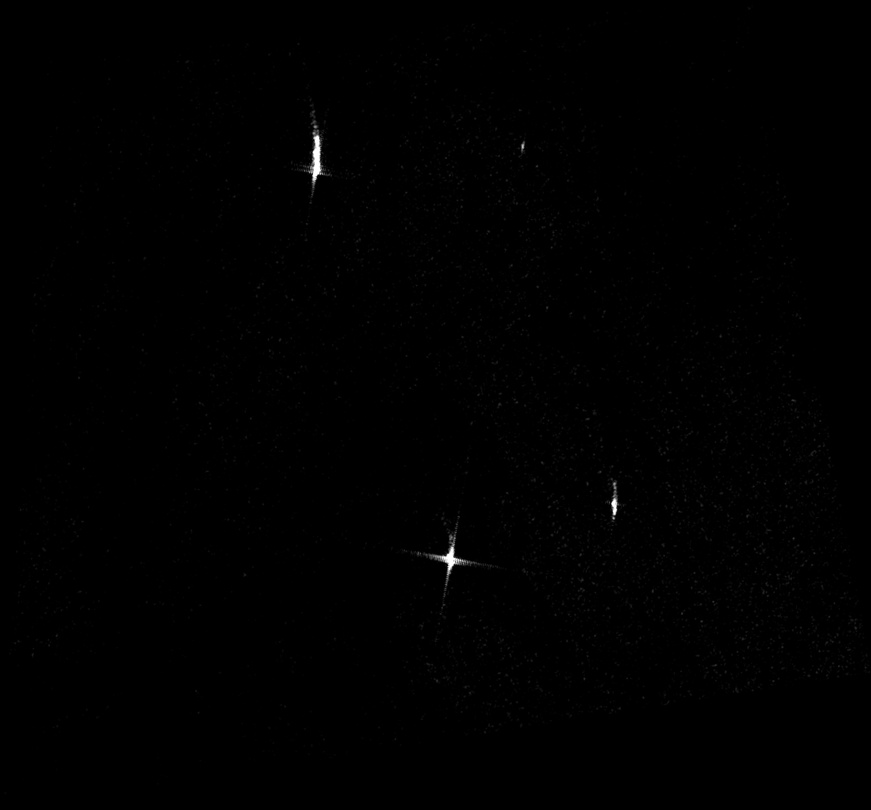
#> input picture tracking/processed_image.jpg, 871 x 810 px, shrunk from 2500 x 2323 before the run
$ jupyter execute wakedet_ver1.ipynb
#> lines starting #> are read from the running program, lines starting #| are printed output that depends on the picture
[cell 1]
import numpy as np
import matplotlib.pyplot as plt
from skimage import data, filters, feature, transform
from skimage.color import rgb2gray
from skimage.transform import radon, iradon
import cv2

[cell 2]
def apply_radon_transform(image, angles=None):
    """
    Apply Radon transform to detect lines and patterns in an image.

    Parameters:
    - image: 2D numpy array (grayscale image)
    - angles: array of angles for projection (default: 0 to 180 degrees)

    Returns:
    - sinogram: Radon transform result
    - angles: angles used for transform
    """
    if angles is None:
        angles = np.linspace(0., 180., max(image.shape), endpoint=False)

    # Apply Radon transform
    sinogram = radon(image, theta=angles, circle=True)

    return sinogram, angles

[cell 3]
def apply_hough_transform(image, threshold=50):
    """
    Apply Hough Line Transform to detect straight lines in an image.

    Parameters:
    - image: 2D numpy array (grayscale image)
    - threshold: minimum number of intersections to detect a line

    Returns:
    - lines: detected lines in (rho, theta) format
    - edges: edge-detected image used for Hough transform
    """
    # Apply edge detection (Canny)
    edges = feature.canny(image, sigma=2, low_threshold=0.1, high_threshold=0.2)

    # Apply Hough Line Transform
    tested_angles = np.linspace(-np.pi/2, np.pi/2, 360, endpoint=False)
    hough_lines = transform.hough_line(edges, theta=tested_angles)
    hough_space, angles, dists = hough_lines

    # Find peaks (lines)
    hough_peaks = transform.hough_line_peaks(hough_space, angles, dists,
                                           threshold=threshold, num_peaks=10)

    return hough_peaks, edges, hough_space

[cell 4]
def plot_results(original_image, sinogram, angles, hough_peaks, edges, hough_space):
    """
    Plot original image, Radon transform results, and Hough transform results.
    """
    fig, axes = plt.subplots(2, 3, figsize=(15, 10))

    # Original image
    axes[0, 0].imshow(original_image, cmap='gray')
    axes[0, 0].set_title('Original Image')
    axes[0, 0].axis('off')

    # Radon transform (sinogram)
    axes[0, 1].imshow(sinogram, cmap='hot', aspect='auto',
                     extent=[angles[0], angles[-1], 0, sinogram.shape[0]])
    axes[0, 1].set_title('Radon Transform (Sinogram)')
    axes[0, 1].set_xlabel('Projection Angle (degrees)')
    axes[0, 1].set_ylabel('Projection Position')

    # Reconstructed image from Radon transform
    reconstruction = iradon(sinogram, theta=angles, circle=True)
    axes[0, 2].imshow(reconstruction, cmap='gray')
    axes[0, 2].set_title('Radon Reconstruction')
    axes[0, 2].axis('off')

    # Edge detection result
    axes[1, 0].imshow(edges, cmap='gray')
    axes[1, 0].set_title('Edge Detection (Canny)')
    axes[1, 0].axis('off')

    # Hough space
    angles_deg = np.rad2deg(hough_peaks[1])
    dists = hough_peaks[2]

    axes[1, 1].imshow(hough_space, cmap='hot', origin='lower')
    axes[1, 1].set_title('Hough Transform Space')
    axes[1, 1].set_xlabel('Angles')
    axes[1, 1].set_ylabel('Distance')

    # Original image with detected lines
    axes[1, 2].imshow(original_image, cmap='gray')

    # Draw detected lines
    for angle, dist in zip(hough_peaks[1], hough_peaks[2]):
        y0 = (dist - 0 * np.cos(angle)) / np.sin(angle)
        y1 = (dist - original_image.shape[1] * np.cos(angle)) / np.sin(angle)
        axes[1, 2].plot([0, original_image.shape[1]], [y0, y1], '-r', linewidth=2)

    axes[1, 2].set_xlim([0, original_image.shape[1]])
    axes[1, 2].set_ylim([original_image.shape[0], 0])
    axes[1, 2].set_title('Detected Lines (Hough)')
    axes[1, 2].axis('off')

    plt.tight_layout()
    plt.show()

[cell 5]
def main():
    """
    Main function demonstrating Radon and Hough transforms
    """

    image = cv2.imread('processed_image.jpg', cv2.IMREAD_GRAYSCALE)
#> image is the input picture: shape (810, 871); min 0, max 255, mean 0.7


    print("Image shape:", image.shape)
#| Image shape: (810, 871)
    print("Applying transforms...")

    # Apply Radon Transform
    angles = np.linspace(0., 180., max(image.shape), endpoint=False)
#> angles = 871 values from 0 to 179.8
    sinogram, angles = apply_radon_transform(image, angles)
#> in apply_radon_transform, `sinogram = radon(image, theta=angles, circle=True)`:
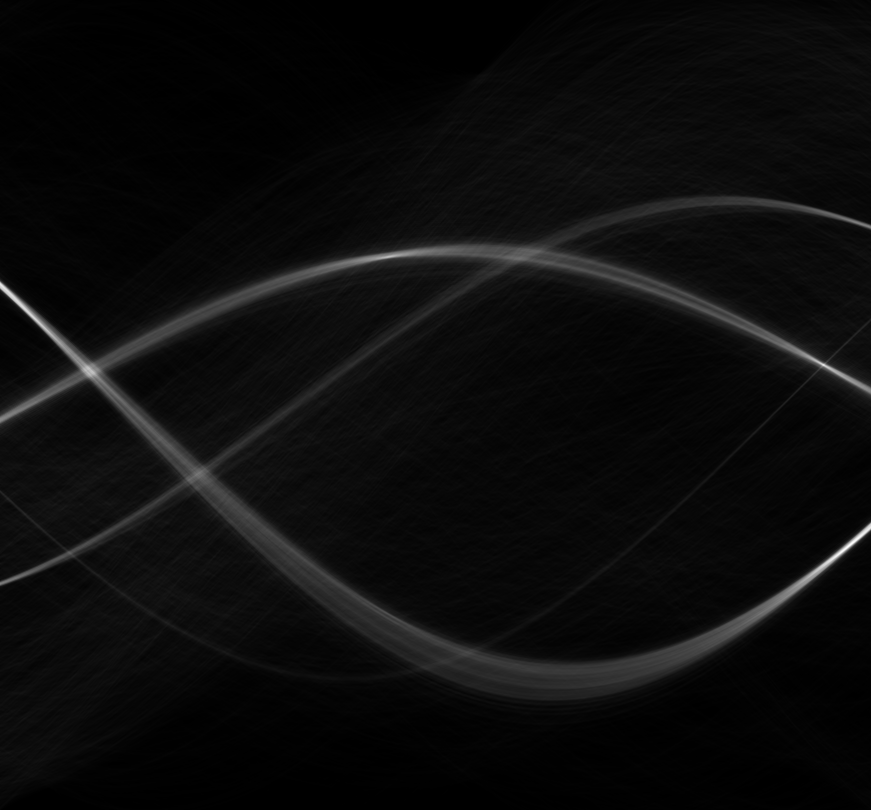
#> sinogram: shape (810, 871) float64; min 0, max 51.68, mean 2.5; drawn with min black and max white

    # Apply Hough Transform
    hough_peaks, edges, hough_space = apply_hough_transform(image, threshold=100)
#> in apply_hough_transform, `edges = feature.canny(image, sigma=2, low_threshold=0.1, high_threshol..`:
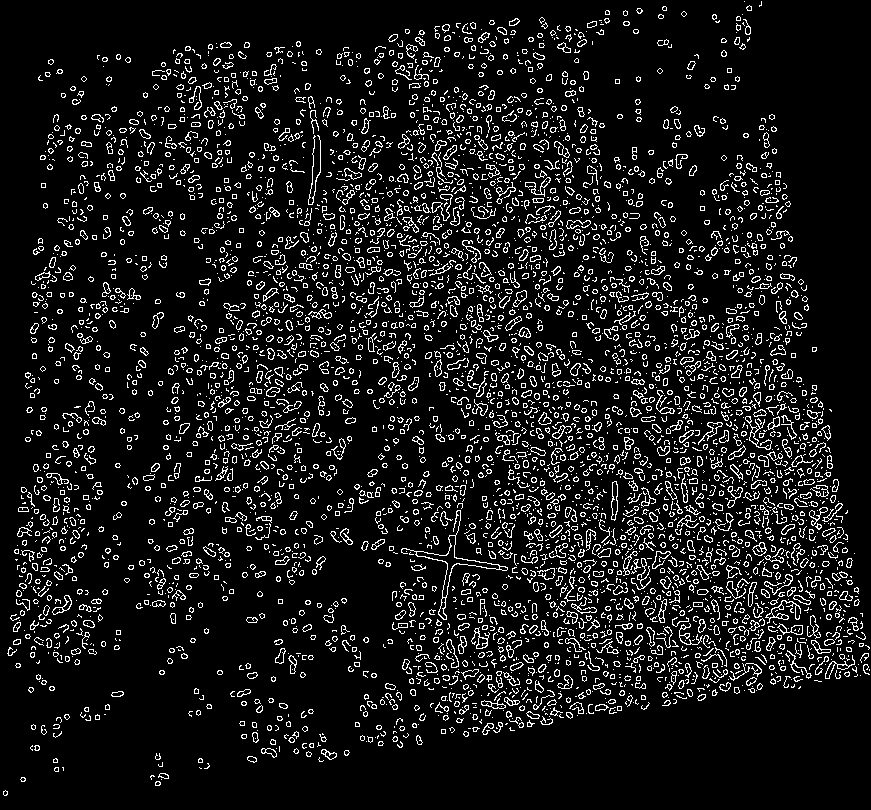
#> edges: shape (810, 871) bool; 9.8% white in thin lines or dots
#> in apply_hough_transform, `hough_space, angles, dists = hough_lines`:
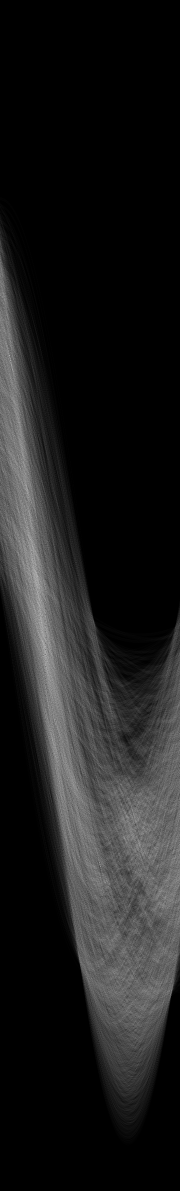
#> hough_space: shape (2381, 360) uint64 (shown at 1/2 size); min 0, max 242, mean 29
#> in apply_hough_transform, `hough_space, angles, dists = hough_lines`: angles = 360 values from -1.57 to 1.56; dists = 2381 values from -1190 to 1190
#> in apply_hough_transform, `hough_peaks = transform.hough_line_peaks(hough_space, angles, dists, t..`: hough_peaks = ([242, 239, 237, 236, 230, 229, 225, 214, 210, 204], [-0.785, -0.785, -0.785, -0.785, -0.785, -0.785, -0.785, -0.785, -1.4, 0.785], [107, 93, 35, 122, 83, 132, 71, 8, -474, 445])

    print(f"Detected {len(hough_peaks[0])} lines with Hough transform")
#| Detected 10 lines with Hough transform

    # Plot results
    plot_results(image, sinogram, angles, hough_peaks, edges, hough_space)
#> in plot_results, `reconstruction = iradon(sinogram, theta=angles, circle=True)`:
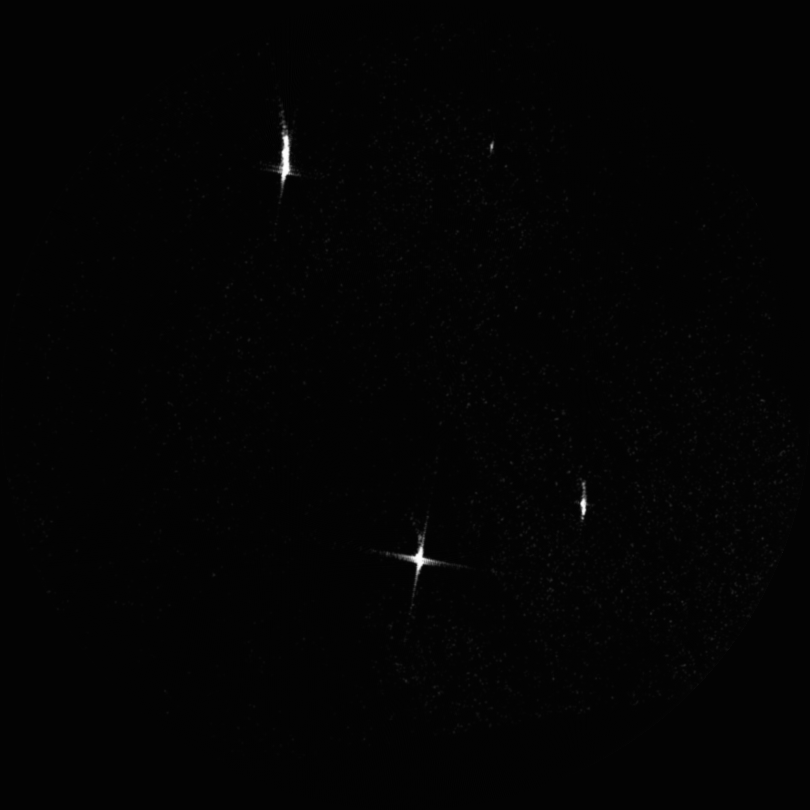
#> reconstruction: shape (810, 810) float64; min -0.0127, max 1.01, mean 0.00303; drawn with min black and max white
#> in plot_results, `angles_deg = np.rad2deg(hough_peaks[1])`: angles_deg = [-45, -45, -45, -45, -45, -45, -45, -45, -80, 45]
#> in plot_results, `dists = hough_peaks[2]`: dists = [107, 93, 35, 122, 83, 132, 71, 8, -474, 445]
#> the loop in plot_results, `for angle, dist in zip(hough_peaks[1], hough_peaks[2]):` made 10 passes
#> (angle, dist, y0, y1) on passes 1 to 10: (-0.785, 107, -151.3, 719.7), (-0.785, 93, -131.5, 739.5), (-0.785, 35, -49.5, 821.5), (-0.785, 122, -172.5, 698.5), (-0.785, 83, -117.4, 753.6), (-0.785, 132, -186.7, 684.3), (-0.785, 71, -100.4, 770.6), (-0.785, 8, -11.31, 859.7), (-1.4, -474, 481.3, 634.9), (0.785, 445, 629.3, -241.7)
#> in plot_results, `plt.show()`:
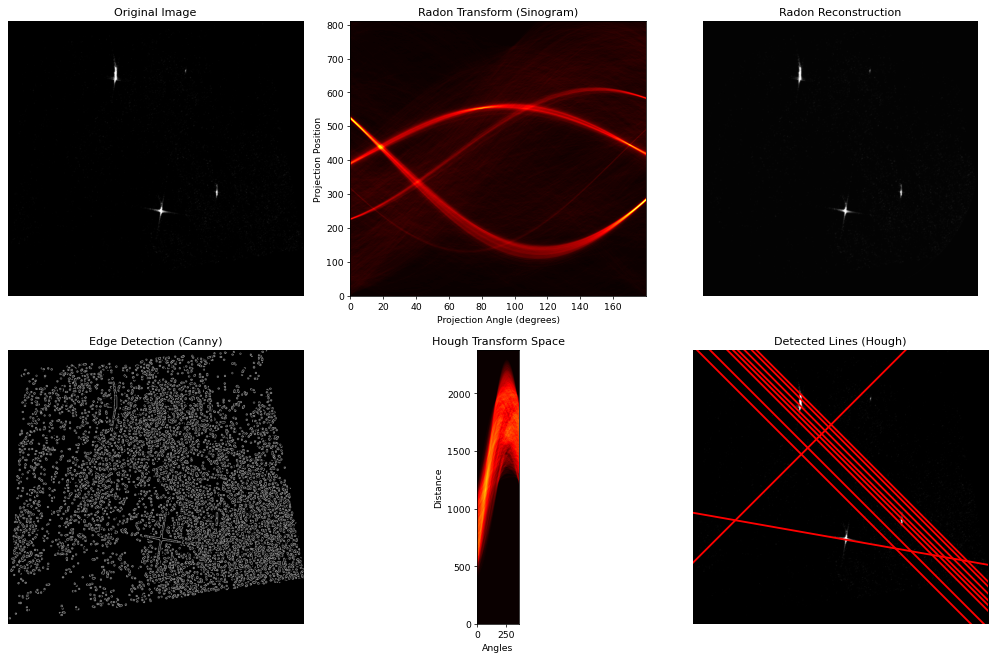
#> figure drawn by matplotlib, 6 panels

    # Print some statistics
    print("\nRadon Transform Statistics:")
    print(f"Sinogram shape: {sinogram.shape}")
#| Sinogram shape: (810, 871)
    print(f"Projection angles: {len(angles)} angles from {angles[0]:.1f}° to {angles[-1]:.1f}°")
#| Projection angles: 871 angles from 0.0° to 179.8°

    print("\nHough Transform Statistics:")
    print(f"Number of detected lines: {len(hough_peaks[0])}")
#| Number of detected lines: 10
    if len(hough_peaks[0]) > 0:
        print(f"Line angles (degrees): {np.rad2deg(hough_peaks[1])}")
#| Line angles (degrees): [-45. -45. -45. -45. -45. -45. -45. -45. -80.  45.]
        print(f"Line distances: {hough_peaks[2]}")
#| Line distances: [ 107.   93.   35.  122.   83.  132.   71.    8. -474.  445.]
